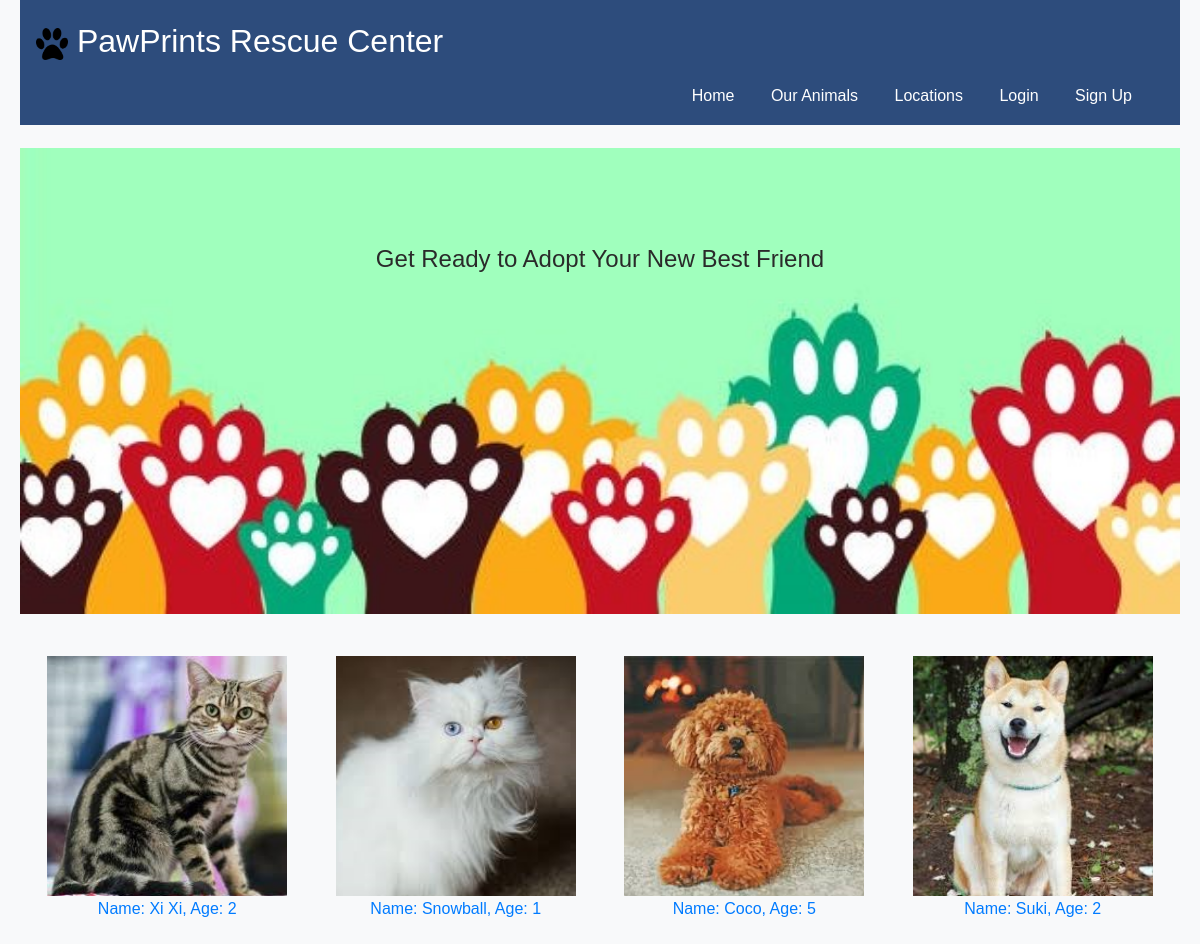
The app's page /, older data.
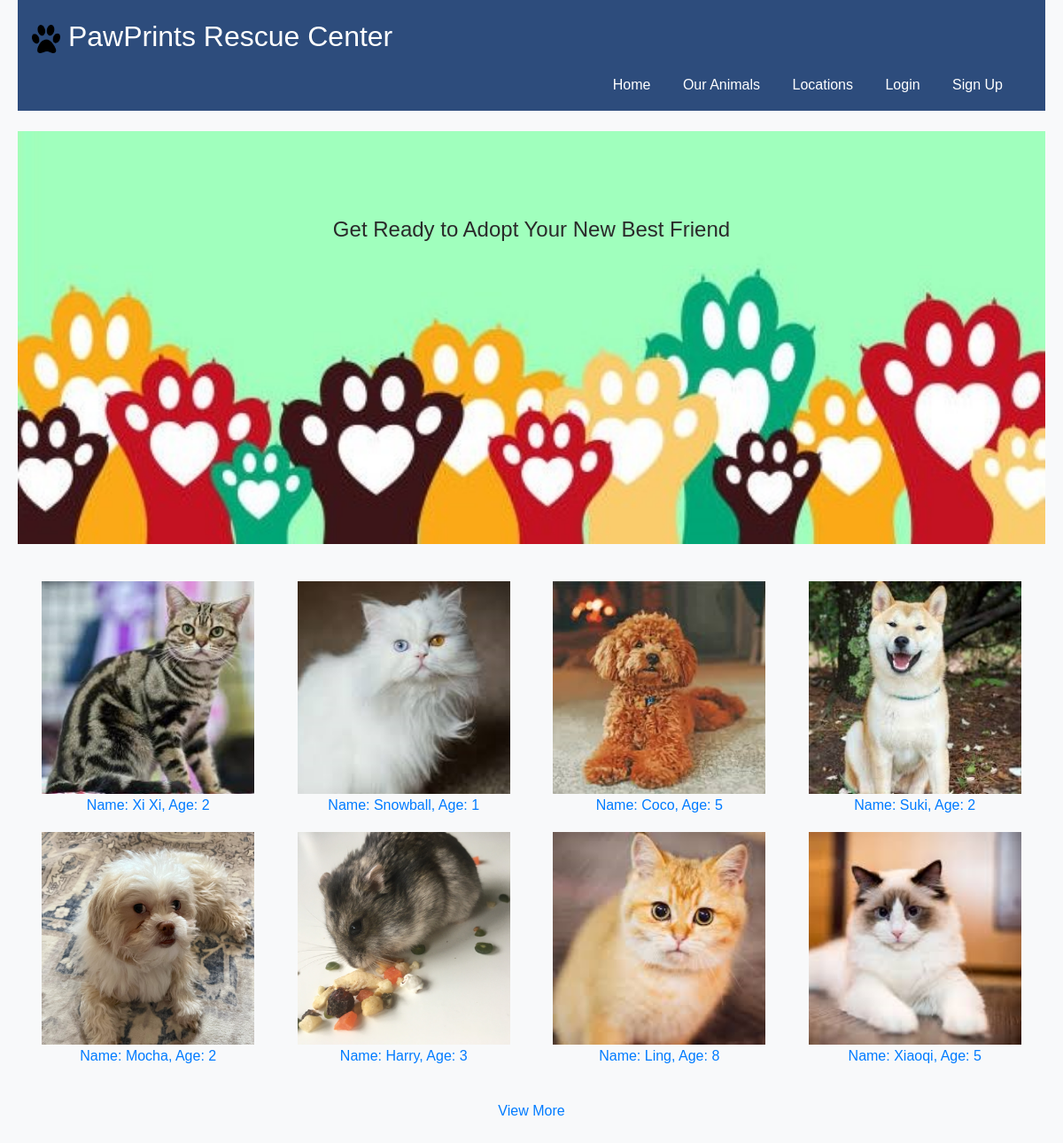
The same page, newer data.
### shelterapp/models.py (models this page shows, shortened)
class Animal(models.Model):
    animalID = models.AutoField(primary_key=True)
    name = models.CharField(max_length=100)
    species = models.CharField(max_length=100)
    breed = models.CharField(max_length=100)
    age = models.IntegerField()
    gender = models.CharField(max_length=10)
    dateOfArrival = models.DateField()
    adoptedOrNot = models.IntegerField()
    healthStatus = models.CharField(max_length=100)
    description = models.TextField()
    locationID = models.IntegerField()
    reasonForIntake = models.CharField(max_length=100)
    adoptionFee = models.IntegerField()

### shelterapp/views.py (the view)
# urls.py: path('', views.default_page, name='default_page'),
def default_page(request):
    animals = Animal.objects.all()
    return render(request, 'default_page.html', {'animals': animals})

### shelterapp/templates/default_page.html (shortened to what this page needs)
<!DOCTYPE html>
<html lang="en">
<head>
    <link rel="stylesheet" href="https://cdn.jsdelivr.net/npm/bootstrap@5.3.2/dist/css/bootstrap.min.css">
    {% load static %}
    <link rel="stylesheet" href="{% static 'shelterapp/css/style.css' %}">
</head>
<body>
    <div id="header">
        <a href="{% url 'default_page' %}">
            <p id="title">
                <img src="{% static 'shelterapp/images/' %}pawprint.png" alt="pawprint" id="logo">
                PawPrints Rescue Center
            </p>
        </a>
        {% if user.is_authenticated %}
            <ul id="nav">
                <li><a href="{% url 'default_page' %}">Home</a></li>
                {% if user.is_staff %}
                    <li><a href="{% url 'staff_dashboard' %}">Dashboard</a></li>
                {% else %}
                    <li><a href="{% url 'adopter_dashboard' %}">Dashboard</a></li>
                {% endif %}
                <li><a href="{% url 'view_animals' %}">Our Animals</a></li>
                <li><a href="{% url 'view_shelters' %}">Locations</a></li>
                <li>
                    <form id="logout" method="POST" action="{% url 'user_logout' %}">
                        {% csrf_token %}
                        <button type="submit" class="btn btn-danger w-100">Sign Out</button>
                    </form>
                </li>
            </ul>
        {% else %}
            <ul id="nav">
                <li><a href="{% url 'default_page' %}">Home</a></li>
                <li><a href="{% url 'view_animals' %}">Our Animals</a></li>
                <li><a href="{% url 'view_shelters' %}">Locations</a></li>
                <li><a href="{% url 'adopter_login' %}">Login</a></li>
                <li><a href="{% url 'adopter_signup' %}">Sign Up</a></li>
            </ul>
        {% endif %}
    </div>
    <div id="content">
        <h1 id="banner-title">Get Ready to Adopt Your New Best Friend</h1>
        <img src="{% static 'shelterapp/images/' %}banner.jpg" alt="banner" id="banner">
        <ul id="animal_gallery">
            {% for animal in animals|slice:":8" %}
                <li>
                    <img src="{% static 'shelterapp/images/animals/' %}{{ animal.animalID }}.png" alt="{{ animal.name }}">
                    <br>
                    <a href="{% url 'animal_profile' animal.animalID %}">
                    Name: {{ animal.name }}, Age: {{ animal.age }}
                    </a>
                </li>
            {% empty %}
            <tr>
                <td colspan="11">No animals available.</td>
            </tr>
            {% endfor %}
        </ul>
        <div style="text-align: center; margin-top: 2vw; margin-bottom: 2vw">
            {% if animals.count > 8 %}
                <a href="{% url 'view_animals' %}" class="view-more-btn">View More</a>
            {% endif %}
        </div>
    </div>
</body>
</html>

Row changes from the older to the newer data that the page shows:
added Animal: shows a picture, name "Mocha", age "2"
added Animal: shows a picture, name "Harry", age "3"
added Animal: shows a picture, name "Ling", age "8"
added Animal: shows a picture, name "Xiaoqi", age "5"
Text that changed along with them:
text now shown: "View More"
